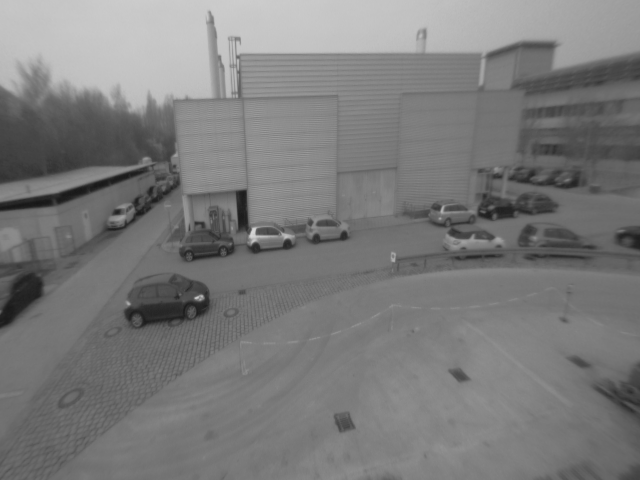
%> input picture ex05_Lucas Kanade method/img1.png, 640 x 480 px
$ octave ex05_3_flow.m   (GNU Octave 9; MATLAB toolbox functions it lacks are replaced by stand-ins)
%> lines starting %> are read from the running program, lines starting %| are printed output that depends on the picture
### ex05_Lucas Kanade method/imreadbw.m
function I = imreadbw(file)
I=im2double(imread(file)) ;
%> I: size 480x640 double; min 0.0863, max 0.835, mean 0.481

if(size(I,3) > 1)
  I = rgb2gray( I ) ;
end

### ex05_Lucas Kanade method/ex05_3_flow.m
I1 = imreadbw("/Users/hpj123/Desktop/Vorlesung/Computer Vision/Exercise/ex05/img1.png");
I2 = imreadbw("/Users/hpj123/Desktop/Vorlesung/Computer Vision/Exercise/ex05/img2.png");
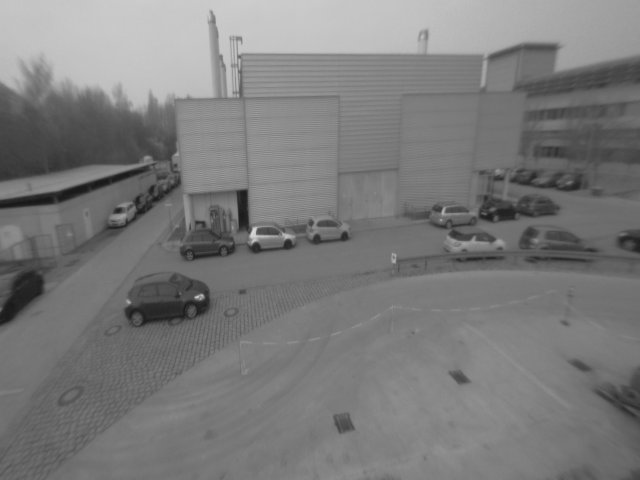
%> input picture ex05_Lucas Kanade method/img2.png, 640 x 480 px
sigma = 2;

[vx, vy] = getFlow(I1, I2, sigma);


subplot(1,3,1);
set (gcf,'Position',[500,500,1500,500], 'color','w');
imagesc(vx);
axis image


subplot(1,3,2);
imagesc(vy);
axis image

subplot(1,3,3);
imagesc(I1)
colormap(gca, 'gray')
axis image
hold on
% plot arrows with true scale
quiver(vx, vy, 0)
title('flow')

function [vx, vy] = getFlow(I1, I2, sigma)

[M11, M12, M22, q1, q2] = getMq(I1, I2, sigma);

% TODO calc flow (w/o loop).

vx = (M22.*q1-M12.*q2)./(M11.*M22 - M12.^2);
vy = (M11.*q2-M12.*q1)./(M11.*M22 - M12.^2);

end

function [M11, M12, M22, q1, q2] = getMq(I1, I2, sigma)
%> called with sigma = 2

[Gx, Gy] = imgradientxy(I1, 'central');
It = I2 - I1;

k = double(uint8(4*sigma+1));
kernel = fspecial('gaussian', k, sigma);
M11 = conv2(Gx.^2, kernel, 'same');
M12 = conv2(Gx.*Gy, kernel, 'same');
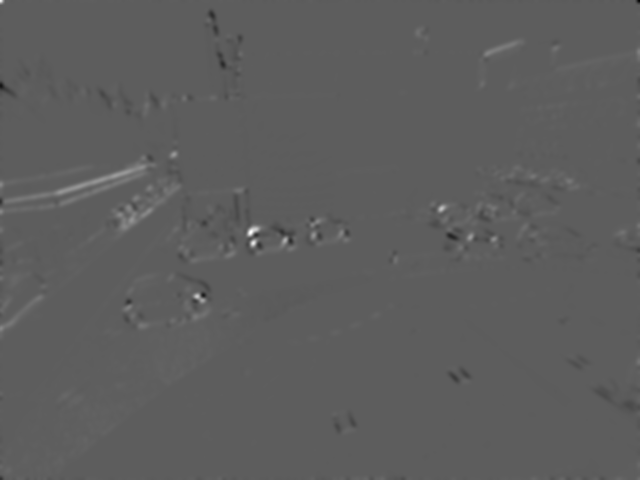
%> M12: size 480x640 double; min -0.0039, max 0.00674, mean 2.08e-05; drawn with min black and max white
M22 = conv2(Gy.^2, kernel, 'same');
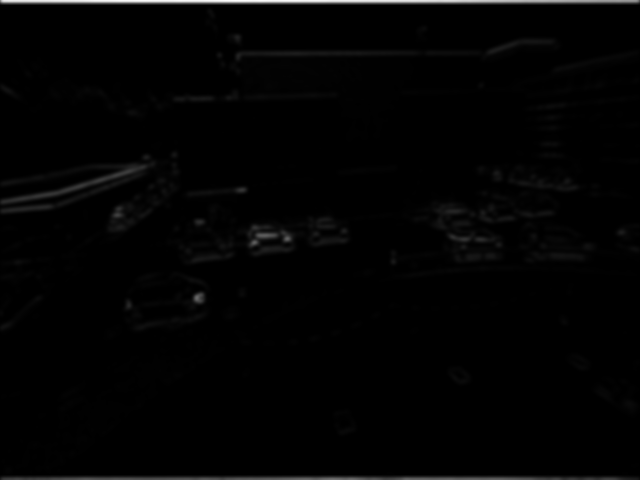
%> M22: size 480x640 double; min 1.46e-07, max 0.0328, mean 0.000447; drawn with min black and max white

q1 = conv2(Gx.*It, kernel, 'same');
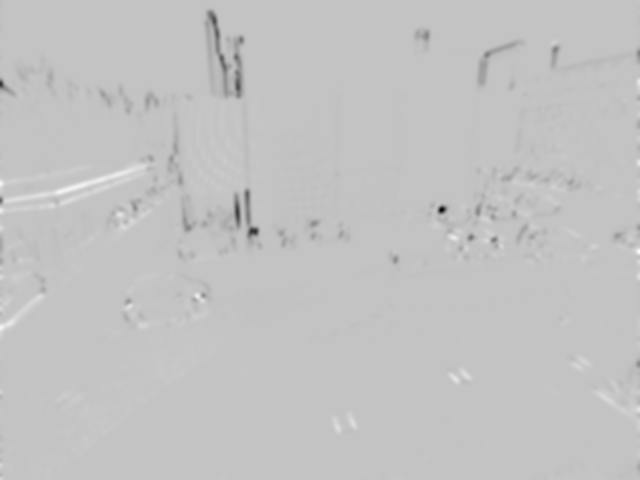
%> q1: size 480x640 double; min -0.0132, max 0.00404, mean -5.46e-05; drawn with min black and max white
q2 = conv2(Gy.*It, kernel, 'same');
%> in getFlow, `vx = (M22.*q1-M12.*q2)./(M11.*M22 - M12.^2);`:
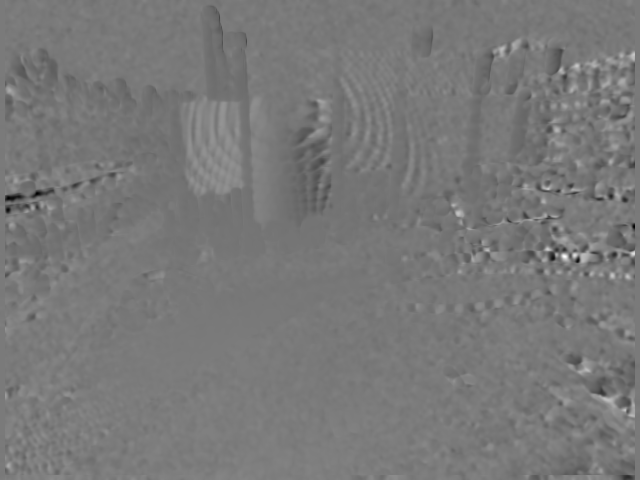
%> vx: size 480x640 double; min -14.54, max 15.81, mean -0.148; drawn with min black and max white
%> in getFlow, `vy = (M11.*q2-M12.*q1)./(M11.*M22 - M12.^2);`:
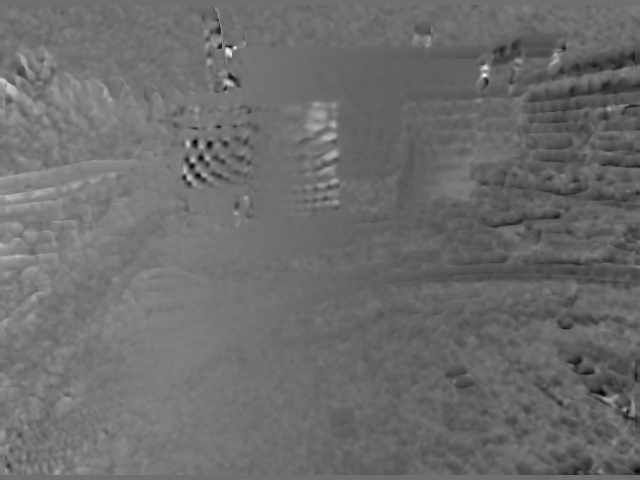
%> vy: size 480x640 double; min -7.5, max 9.64, mean -0.191; drawn with min black and max white
%> `title('flow')`:
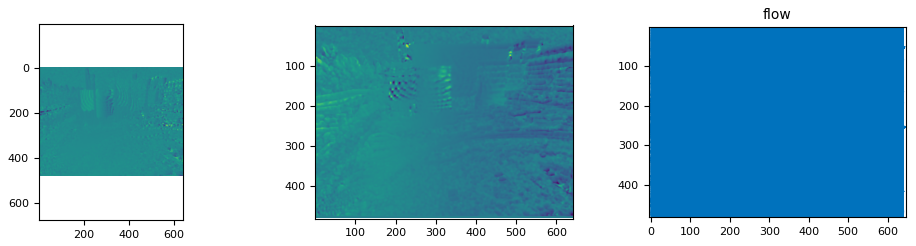
%> figure redrawn from the program's plot data, 3 panels

end
